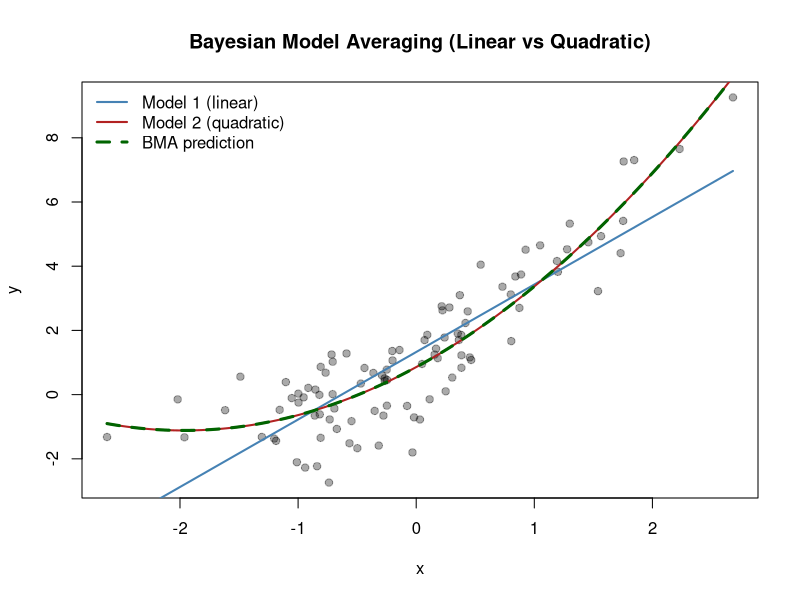
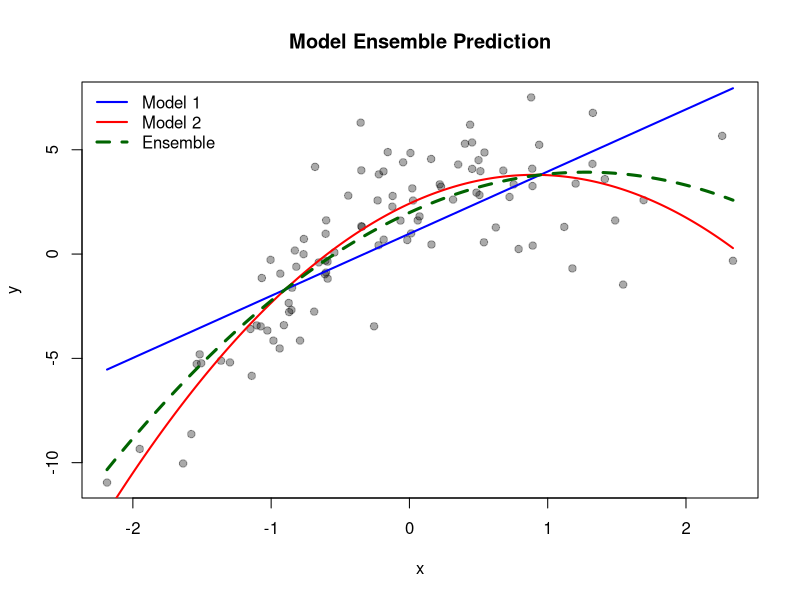

Here is the R script that generated these plots, in order:
## ---- chunk 1
set.seed(9)
n <- 100
x <- rnorm(n)
y <- 1 + 2*x + 0.5*x^2 + rnorm(n, sd=1)

m1 <- lm(y ~ x)
m2 <- lm(y ~ x + I(x^2))

log_marglik1 <- -AIC(m1)/2
log_marglik2 <- -AIC(m2)/2
p_m1 <- exp(log_marglik1)
p_m2 <- exp(log_marglik2)

w1 <- p_m1 / (p_m1 + p_m2)
w2 <- p_m2 / (p_m1 + p_m2)

pred1 <- predict(m1)
pred2 <- predict(m2)
bma_pred <- w1*pred1 + w2*pred2

c(weights=c(M1=w1, M2=w2)[1:2])
## ---- chunk 2
plot(x, y, pch=19, col="#00000055", main="Bayesian Model Averaging (Linear vs Quadratic)",
     xlab="x", ylab="y")
xs <- seq(min(x), max(x), length.out=200)
lines(xs, predict(m1, newdata=data.frame(x=xs)), col="steelblue", lwd=2)
lines(xs, predict(m2, newdata=data.frame(x=xs)), col="firebrick", lwd=2)
lines(xs, w1*predict(m1, newdata=data.frame(x=xs)) +
          w2*predict(m2, newdata=data.frame(x=xs)),
      col="darkgreen", lwd=3, lty=2)
legend("topleft", legend=c("Model 1 (linear)","Model 2 (quadratic)","BMA prediction"),
       col=c("steelblue","firebrick","darkgreen"), lwd=c(2,2,3), lty=c(1,1,2), bty="n")
## ---- chunk 3
set.seed(11)
n <- 100
x <- rnorm(n)
y_true <- 2 + 3*x - 1.5*x^2
y <- y_true + rnorm(n, sd=2)

m1 <- lm(y ~ x)
m2 <- lm(y ~ poly(x, 2, raw=TRUE))

pred_grid <- seq(min(x), max(x), length=200)
p1 <- predict(m1, newdata=data.frame(x=pred_grid))
p2 <- predict(m2, newdata=data.frame(x=pred_grid))

# Ensemble weighting (ad hoc stacking weights)
w1 <- 0.3; w2 <- 0.7
p_ens <- w1*p1 + w2*p2

plot(x, y, pch=19, col="#00000055", main="Model Ensemble Prediction",
     xlab="x", ylab="y")
lines(pred_grid, p1, col="blue", lwd=2)
lines(pred_grid, p2, col="red", lwd=2)
lines(pred_grid, p_ens, col="darkgreen", lwd=3, lty=2)
legend("topleft", legend=c("Model 1","Model 2","Ensemble"),
       col=c("blue","red","darkgreen"), lwd=c(2,2,3), lty=c(1,1,2), bty="n")
